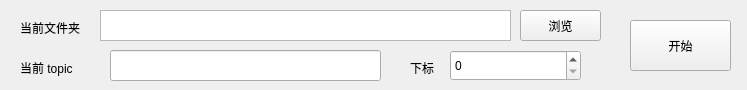
<?xml version="1.0" encoding="UTF-8"?>
<ui version="4.0">
 <class>Form</class>
 <widget class="QWidget" name="Form">
  <property name="geometry">
   <rect>
    <x>0</x>
    <y>0</y>
    <width>747</width>
    <height>90</height>
   </rect>
  </property>
  <property name="windowTitle">
   <string>Form</string>
  </property>
  <widget class="QPushButton" name="start_stop_btn">
   <property name="geometry">
    <rect>
     <x>630</x>
     <y>20</y>
     <width>101</width>
     <height>51</height>
    </rect>
   </property>
   <property name="text">
    <string>开始</string>
   </property>
  </widget>
  <widget class="QLabel" name="cur_dir_label">
   <property name="geometry">
    <rect>
     <x>20</x>
     <y>20</y>
     <width>81</width>
     <height>16</height>
    </rect>
   </property>
   <property name="text">
    <string>当前文件夹</string>
   </property>
  </widget>
  <widget class="QTextBrowser" name="cur_dir_browser">
   <property name="geometry">
    <rect>
     <x>100</x>
     <y>10</y>
     <width>411</width>
     <height>31</height>
    </rect>
   </property>
  </widget>
  <widget class="QLabel" name="topic_label">
   <property name="geometry">
    <rect>
     <x>20</x>
     <y>60</y>
     <width>81</width>
     <height>16</height>
    </rect>
   </property>
   <property name="text">
    <string>当前 topic</string>
   </property>
  </widget>
  <widget class="QPushButton" name="browse_btn">
   <property name="geometry">
    <rect>
     <x>520</x>
     <y>10</y>
     <width>81</width>
     <height>31</height>
    </rect>
   </property>
   <property name="text">
    <string>浏览</string>
   </property>
  </widget>
  <widget class="QLineEdit" name="topic_edit">
   <property name="geometry">
    <rect>
     <x>110</x>
     <y>50</y>
     <width>271</width>
     <height>31</height>
    </rect>
   </property>
  </widget>
  <widget class="QSpinBox" name="idx_spin_box">
   <property name="geometry">
    <rect>
     <x>450</x>
     <y>50</y>
     <width>131</width>
     <height>31</height>
    </rect>
   </property>
  </widget>
  <widget class="QLabel" name="idx_label">
   <property name="geometry">
    <rect>
     <x>410</x>
     <y>60</y>
     <width>41</width>
     <height>16</height>
    </rect>
   </property>
   <property name="text">
    <string>下标</string>
   </property>
  </widget>
 </widget>
 <resources/>
 <connections/>
</ui>
